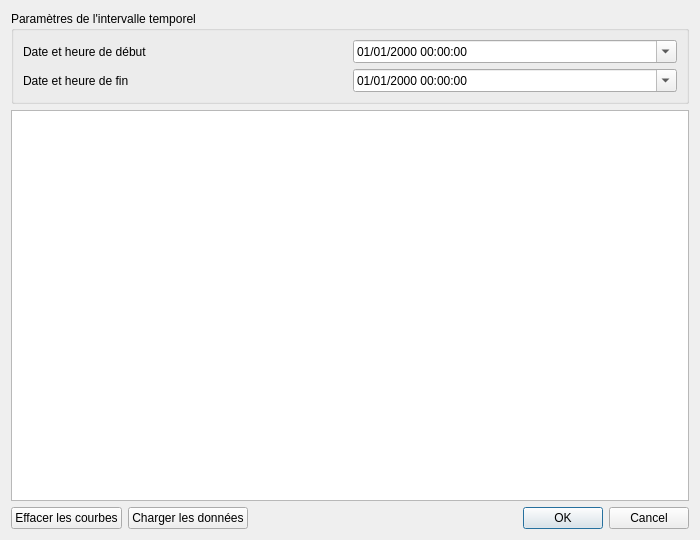
<?xml version="1.0" encoding="UTF-8"?>
<ui version="4.0">
 <class>GraphWindow</class>
 <widget class="QDialog" name="GraphWindow">
  <property name="geometry">
   <rect>
    <x>0</x>
    <y>0</y>
    <width>700</width>
    <height>540</height>
   </rect>
  </property>
  <property name="windowTitle">
   <string>Graphique des données de température et d'humidité</string>
  </property>
  <layout class="QVBoxLayout" name="layoutGraphe">
   <item>
    <widget class="QGroupBox" name="grpInterval">
     <property name="title">
      <string>Paramètres de l'intervalle temporel</string>
     </property>
     <layout class="QGridLayout" name="layoutInterval">
      <item row="0" column="0">
       <widget class="QLabel" name="lblStartTime">
        <property name="text">
         <string>Date et heure de début</string>
        </property>
       </widget>
      </item>
      <item row="0" column="1">
       <widget class="QDateTimeEdit" name="dteStartTime">
        <property name="displayFormat">
         <string>dd/MM/yyyy HH:mm:ss</string>
        </property>
        <property name="calendarPopup">
         <bool>true</bool>
        </property>
       </widget>
      </item>
      <item row="1" column="0">
       <widget class="QLabel" name="lblEndTime">
        <property name="text">
         <string>Date et heure de fin</string>
        </property>
       </widget>
      </item>
      <item row="1" column="1">
       <widget class="QDateTimeEdit" name="dteEndTime">
        <property name="displayFormat">
         <string>dd/MM/yyyy HH:mm:ss</string>
        </property>
        <property name="calendarPopup">
         <bool>true</bool>
        </property>
       </widget>
      </item>
     </layout>
    </widget>
   </item>
   <item>
    <widget class="QGraphicsView" name="graphicsView">
     <property name="minimumSize">
      <size>
       <width>640</width>
       <height>360</height>
      </size>
     </property>
    </widget>
   </item>
   <item>
    <layout class="QHBoxLayout" name="layoutBoutons">
     <item>
      <widget class="QPushButton" name="btnClearData">
       <property name="text">
        <string>Effacer les courbes</string>
       </property>
      </widget>
     </item>
     <item>
      <widget class="QPushButton" name="btnLoadData">
       <property name="text">
        <string>Charger les données</string>
       </property>
      </widget>
     </item>
     <item>
      <widget class="QDialogButtonBox" name="buttonBox">
       <property name="orientation">
        <enum>Qt::Orientation::Horizontal</enum>
       </property>
       <property name="standardButtons">
        <set>QDialogButtonBox::StandardButton::Cancel|QDialogButtonBox::StandardButton::Ok</set>
       </property>
      </widget>
     </item>
    </layout>
   </item>
  </layout>
 </widget>
 <resources/>
 <connections>
  <connection>
   <sender>buttonBox</sender>
   <signal>accepted()</signal>
   <receiver>GraphWindow</receiver>
   <slot>accept()</slot>
  </connection>
  <connection>
   <sender>buttonBox</sender>
   <signal>rejected()</signal>
   <receiver>GraphWindow</receiver>
   <slot>reject()</slot>
  </connection>
 </connections>
</ui>
